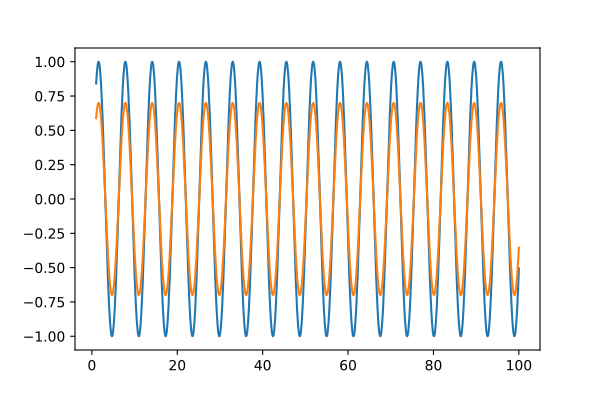

The script that saved this image:
#!/usr/bin/env python3
# -*- coding: utf-8 -*-
"""
Created on Wed Apr  8 09:36:15 2026

@author: pauline
"""
import numpy as np
import matplotlib.pyplot as plt


x = np.linspace(1,100,1000)
plt.plot(x, np.sin(x))
plt.plot(x, 0.7*np.sin(x))

plt.savefig('diffusion_sinus.pdf')
